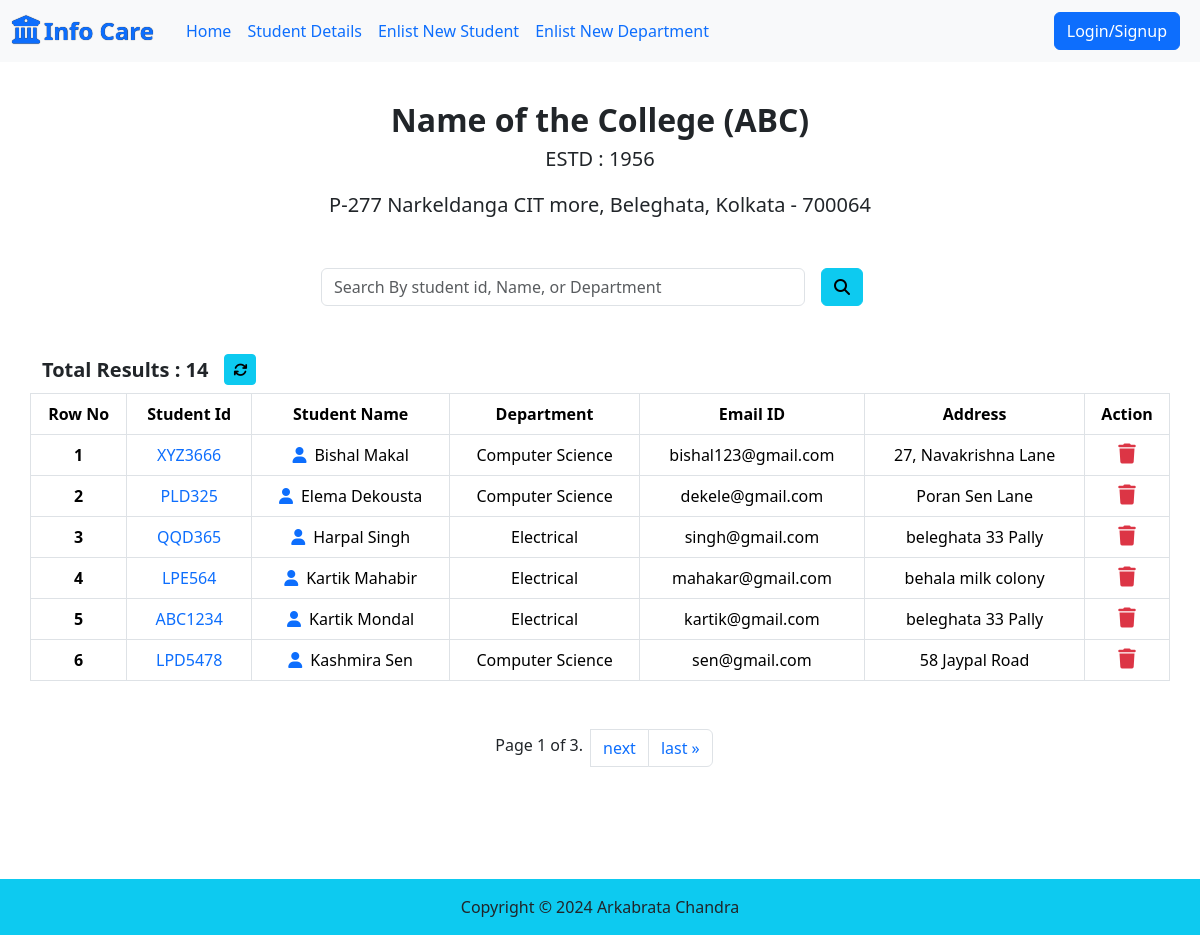
The page /student-details/ on the database its author committed.
### studentcard/models.py (models this page shows, shortened)
class Student(models.Model):
    stu_id = models.OneToOneField(Student_Id,related_name="studentId",on_delete=models.CASCADE,null=True,blank=True)
    dept = models.ForeignKey(Department,related_name="dept",on_delete=models.CASCADE,null=True,blank=True)
    stu_name = models.CharField(max_length=100,default="student")
    stu_email = models.EmailField(default=None,unique=True)
    stu_address = models.CharField(max_length=100,default=None)
    class Meta:
        ordering = ["stu_name"]

class Student_Id(models.Model):
    student_id = models.CharField(max_length=20,default=None)

class Department(models.Model):
    department = models.CharField(max_length=50,default=None,unique=True)
    code = models.IntegerField(default=None,unique=True)
    hod_name = models.CharField(max_length=100,default=None)
    class Meta:
        ordering = ['department']

### studentcard/views.py (the view)
# urls.py: path('student-details/',get_student,name="student Info"),
@csrf_exempt
def get_student(request):
    try:
        studentQuery = Student.objects.all()
        if(request.method == "POST"):
            query = request.POST.get("searchpara")
            studentQuery = Student.objects.filter(Q(stu_id__student_id__icontains = query)|Q(dept__department__icontains = query)|Q(stu_name__icontains = query)|Q(stu_email__icontains = query)|Q(stu_address__icontains = query))
        paginator = Paginator(studentQuery,6)  # Show 25 contacts per page.
        page_number = request.GET.get("page")
        page_obj = paginator.get_page(page_number)
        row_no = page_obj.start_index()
        return render(request,"report/table.html",context={"data":page_obj,"results" : len(studentQuery),"row_no":row_no})
    except Exception as e:
        print(e)
    return HttpResponse("No pages Found")

### studentcard/templates/report/table.html (shortened to what this page needs)
{% extends "base.html" %}
{% block main %}
<div class="container text-center">
  <div class="fs-2 fw-semibold">Name of the College (ABC)</div>
  <p class="fs-5">ESTD : 1956</p>
  <p class="fs-5">P-277 Narkeldanga CIT more, Beleghata, Kolkata - 700064</p>
</div>
<div class = "d-flex align-items-center justify-content-center container my-5">
  <form class="d-flex w-50" role="search" action="/student-details/" method="POST">
    <input class="form-control" name = "searchpara" type="search" placeholder="Search By student id, Name, or Department" aria-label="Search">
    <button class="btn btn-info mx-3" type="submit"><i class="fa fa-search"></i></button>
  </form>
</div>
<div class="d-flex container align-items-center justify-content-start mb-2">
  <div class="fs-5 fw-semibold">Total Results : {{results}}</div>
  <a href="/student-details/"><button class="btn btn-info btn-sm mx-3"><i class="fa fa-refresh"></i></button></a>
</div>
<table class="table container table-bordered text-center">
  <thead>
      <tr>
        <th scope="col">Row No</th>
        <th scope="col">Student Id</th>
        <th scope="col">Student Name</th>
        <th scope="col">Department</th>
        <th scope="col">Email ID</th>
        <th scope="col">Address</th>
        <th scope="col">Action</th>
      </tr>
    </thead>
    <tbody>
    {% for s in data %}
      <tr>
        <th scope="row" id="{{forloop.counter}}">{{forloop.counter}}</th>
        <td scope="row"><a class="text-decoration-none" href="/marks/{{s.stu_id.student_id}}">{{s.stu_id.student_id}}</a></td>
        <td><a href="/profile/{{s.stu_id.student_id}}"><i class="fa fa-user me-2"></i></a>{{s.stu_name}}</td>
        <td>{{s.dept.department}}</td>
        <td>{{s.stu_email}}</td>
        <td>{{s.stu_address}}</td>
        <td>
          <i class="fa fa-trash text-danger fs-5" style="cursor: pointer;" onclick="del_student('{{s.stu_id.student_id}}')"></i>
        </td>
      </tr>
    {% endfor %}
    </tbody>
</table>
<div aria-label="Page navigation example" class="container d-flex justify-content-center align-items-center mt-5">
      <ul class="pagination">
        <li class="page-item mx-2 judtify-center mt-1">
            Page {{ data.number }} of {{ data.paginator.num_pages }}.
        </li>
        {% if data.has_next %}
        <li class="page-item"><a href="?page={{ data.next_page_number }}" class = "page-link">next</a></li>
          <li class="page-item"><a href="?page={{ data.paginator.num_pages }}" class = "page-link">last &raquo;</a></li>
        {% endif %}
      </ul>
</div>
{% endblock %}

### rows shown on the page
Student: stu_id.student_id "XYZ3666", stu_name "Bishal Makal", dept.department "Computer Science", stu_email "bishal123@gmail.com", stu_address "27, Navakrishna Lane"
Student: stu_id.student_id "PLD325", stu_name "Elema Dekousta", dept.department "Computer Science", stu_email "dekele@gmail.com", stu_address "Poran Sen Lane"
Student: stu_id.student_id "QQD365", stu_name "Harpal Singh", dept.department "Electrical", stu_email "singh@gmail.com", stu_address "beleghata 33 Pally"
Student: stu_id.student_id "LPE564", stu_name "Kartik Mahabir", dept.department "Electrical", stu_email "mahakar@gmail.com", stu_address "behala milk colony"
Student: stu_id.student_id "ABC1234", stu_name "Kartik Mondal", dept.department "Electrical", stu_email "kartik@gmail.com", stu_address "beleghata 33 Pally"
Student: stu_id.student_id "LPD5478", stu_name "Kashmira Sen", dept.department "Computer Science", stu_email "sen@gmail.com", stu_address "58 Jaypal Road"

### other values the page prints
{{ results }} "14"
{{ data.number }} "1"
{{ data.paginator.num_pages }} "3"
